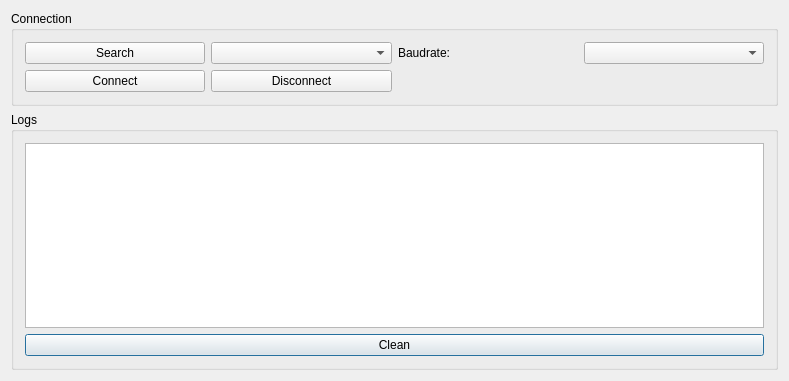
<?xml version="1.0" encoding="UTF-8"?>
<ui version="4.0">
 <class>SerialTerminal</class>
 <widget class="QDialog" name="SerialTerminal">
  <property name="geometry">
   <rect>
    <x>0</x>
    <y>0</y>
    <width>789</width>
    <height>381</height>
   </rect>
  </property>
  <property name="windowTitle">
   <string>SerialTerminal</string>
  </property>
  <layout class="QGridLayout" name="gridLayout_2">
   <item row="1" column="0">
    <widget class="QGroupBox" name="groupBoxLogs">
     <property name="title">
      <string>Logs</string>
     </property>
     <layout class="QGridLayout" name="gridLayout_3">
      <item row="0" column="0">
       <widget class="QTextEdit" name="textEditLogs"/>
      </item>
      <item row="1" column="0">
       <widget class="QPushButton" name="pushButtonClean">
        <property name="text">
         <string>Clean</string>
        </property>
       </widget>
      </item>
     </layout>
    </widget>
   </item>
   <item row="0" column="0">
    <widget class="QGroupBox" name="groupBoxConnection">
     <property name="title">
      <string>Connection</string>
     </property>
     <layout class="QGridLayout" name="gridLayout">
      <item row="1" column="0">
       <widget class="QPushButton" name="pushButtonConnect">
        <property name="text">
         <string>Connect</string>
        </property>
       </widget>
      </item>
      <item row="0" column="0">
       <widget class="QPushButton" name="pushButtonSearch">
        <property name="text">
         <string>Search</string>
        </property>
       </widget>
      </item>
      <item row="0" column="1">
       <widget class="QComboBox" name="comboBoxDevices"/>
      </item>
      <item row="0" column="2">
       <widget class="QLabel" name="labelBaudrate">
        <property name="text">
         <string>Baudrate:</string>
        </property>
       </widget>
      </item>
      <item row="1" column="1">
       <widget class="QPushButton" name="pushButtonDisconnect">
        <property name="text">
         <string>Disconnect</string>
        </property>
       </widget>
      </item>
      <item row="0" column="3">
       <widget class="QComboBox" name="comboBoxBaudrate"/>
      </item>
     </layout>
    </widget>
   </item>
  </layout>
 </widget>
 <layoutdefault spacing="6" margin="11"/>
 <resources/>
 <connections/>
</ui>
